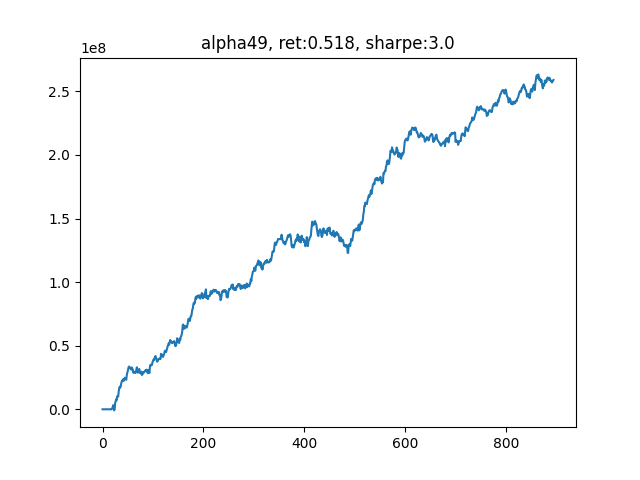

Write the Python code that produced this figure.
'''
v_1.4
alpha101单因子测试
'''

from __future__ import print_function
import logging


import os
import time
import numpy as np
import pandas as pd
import matplotlib.pyplot as plt

import scipy.optimize as sco
from sklearn import preprocessing
from sklearn.linear_model import LinearRegression

import multiprocessing as mp
from concurrent.futures import ProcessPoolExecutor, as_completed



import warnings
warnings.filterwarnings("ignore")



############################ Define our factors ####################################### 
def RSIIndividual(data):
    t = 6                           # 需要6天的历史数据
    close = np.array(data)[:, 5]    # 股票N天的close数据
    delta = np.diff(close)     

    delta = pd.Series(delta)
    up, down = delta.copy(), delta.copy()
    up[up < 0] = 0
    down[down > 0] = 0
    roll_up1 = up.ewm(span=5).mean()                      # 上涨天数的指数移动平均
    roll_down1 = down.abs().ewm(span=5).mean()            # 下跌天数的指数移动平均
    RS1 = roll_up1 / roll_down1
    RSI1 = 100.0 - (100.0 / (1.0 + RS1))

    return -RSI1.iloc[-1]


def SixDayRS(data):
    '''
    六日收益率反转
    '''
    t = 6                           # 需要6天的历史数据
    close = np.array(data)[:, 5]    # 股票N天的close数据    
    return -(close[-1]/close[-t] - 1) 

def MOM(data):
    t = 6                           # 需要6天的历史数据
    close = np.array(data)[:, 5]    # 股票N天的close数据
    delta = np.diff(close)     

    delta = pd.Series(delta)
    up, down = delta.copy(), delta.copy()
    up[up < 0] = 0
    down[down > 0] = 0
    roll_up1 = up.ewm(span=5).mean()                      # 上涨天数的指数移动平均
    roll_down1 = down.abs().ewm(span=5).mean()            # 下跌天数的指数移动平均
    RS1 = roll_up1 / roll_down1
    RSI1 = 100.0 - (100.0 / (1.0 + RS1))

    six_day_rs = -(close[-1]/close[-t] - 1) 

    return (-RSI1.iloc[-1] + six_day_rs)/2

def Size(data):
    '''
    市值（收盘价近似代替）
    '''
    t = 6                                   # 需要6天的历史数据
    close = np.array(data)[:, 5]            # 股票N天的close数据
    size = np.log(close)         # 按行求均值
    size = pd.Series(size)
    size = size.rolling(window=5).mean()

    return -size.iloc[-1]


def VolumePct(data):
    '''
    成交量变化率
    '''
    t = 6                                      # 需要6天的历史数据
    volume = np.array(data)[:, 6]              # 股票N天的volume数据
    
    volume = pd.Series(volume)
    # v_pct = np.abs(volume.pct_change(1))
    v_pct = volume.pct_change(3)
    v_pct = v_pct.rolling(window=5).mean()
    return -v_pct.iloc[-1]

###############################   Alpha 101   ##############################
def Alpha6(data):
    _open = pd.Series(np.array(data)[:, 2])                # 开盘价
    volume = pd.Series(np.array(data)[:, 6])              # 股票N天的volume数据
    alpha6 = _open.rolling(window=10).corr(volume)
    return -1*alpha6.iloc[-1]

def Alpha7(data):
    close = pd.Series(np.array(data)[:, 5])
    amount = pd.Series(np.array(data)[:, 7])              # 股票N天的amount数据
    mean_amount = amount.rolling(window=5).mean().iloc[-1]
    if mean_amount<amount.iloc[-1]:
        delta = close.diff(3).abs().iloc[-10:]
        delta_rank = delta.rank()
        return -1*delta_rank.iloc[-1]*np.sign(delta.iloc[-1])
    else:
        return -1

def Alpha12(data):
    close = pd.Series(np.array(data)[:, 5])
    amount = pd.Series(np.array(data)[:, 7])              # 股票N天的amount数据
    _sign = np.sign(amount.diff(1).iloc[-1])
    delta = close.diff(1)
    return -1*_sign*delta.iloc[-1]

def Alpha23(data):
    high = pd.Series(np.array(data)[:, 3])
    _mean = high.rolling(10).mean()
    _delta = high.diff(2)
    if _mean.iloc[-1]<high.iloc[-1]:
        return -1*_delta.iloc[-1]
    else:
        return 0

def Alpha26(data):
    high = pd.Series(np.array(data)[:, 3])[-10:]
    amount = pd.Series(np.array(data)[:, 7])[-10:]
    high_rank = high.rank()
    amount_rank = amount.rank()
    _corr = amount_rank.rolling(window=5).corr(high_rank)
    res = _corr.rolling(window=3).max()

    return -1*res.iloc[-1]

def Alpha28(data):
    high = pd.Series(np.array(data)[:, 3])
    low = pd.Series(np.array(data)[:, 4])
    close = pd.Series(np.array(data)[:, 5])
    amount = pd.Series(np.array(data)[:, 7])
    adv10 = amount.rolling(window=10).mean().fillna(0)
    _corr = adv10.rolling(window=5).corr(low).fillna(0)
    _scale = _corr+(high+low)/2-close
    _scale /= _scale.abs().sum()
    
    return _scale.iloc[-1]

def Alpha41(data):
    high = np.array(data)[:, 3][-1]
    low = np.array(data)[:, 4][-1]
    volume = np.array(data)[:, 6][-1]
    amount = np.array(data)[:, 7][-1]

    return np.sqrt(high*low) - amount/volume

def Alpha43(data):
    close = pd.Series(np.array(data)[:, 5])
    amount = pd.Series(np.array(data)[:, 7])
    adv10 = amount.rolling(10).mean()
    amount_rank = (amount/adv10).rank()
    delta = (-1*close.diff(4)).iloc[-4:]
    delta_rank = delta.rank()

    return amount_rank.iloc[-1]*delta_rank.iloc[-1]

def Alpha46(data):
    close = np.array(data)[:, 5]
    condition1 = (close[-20]-close[-10])/10 - (close[-10]-close[-1])/10
    if condition1 > 0.25:
        return -1
    elif condition1 < 0:
        return 1
    else:
        return -1*(close[-1]-close[-2])

def Alpha49(data):
    close = np.array(data)[:, 5]
    condition1 = (close[-20]-close[-10])/10 - (close[-10]-close[-1])/10
    if condition1 < -0.1:
        return 1
    else:
        return -1*(close[-1]-close[-2])

###############################   并行计算因子   ##############################
def each_task(_key, _array):
    factors = []
    # factors.append(RSIIndividual(_array))
    # factors.append(SixDayRS(_array))
    # factors.append(Size(_array))
    # factors.append(VolumePct(_array))
    factors.append(Alpha49(_array))
    return (_key, factors)

def mp_task(batch, data):
    res = []
    for _key in batch:
        res.append(each_task(_key, data[_key]))
    return res

def _batch(stock_list):
    num_of_stock = len(stock_list)
    batch_size = num_of_stock // os.cpu_count()
    for i in range(0, num_of_stock, batch_size):
        yield stock_list[i: i+batch_size]

###############################   回归法估计因子权重   ##############################
def factor_regression(factors_record, pct_record, i):
    X = factors_record[-(i+2)]
    X[np.isnan(X)] = 0
    Y = pct_record[-i]
    Y[np.isnan(Y)] = 0
    reg = LinearRegression()
    # print("X", X)
    # print("Y", Y)
    reg.fit(X,Y)   
    factor_weight = list(reg.coef_)
    factor_weight.append(reg.intercept_)
    
    return factor_weight

###############################   有效前沿计算个股权重   ##############################
def portfolio_annualised_performance(weights, mean_returns, cov_matrix):
    returns = np.sum(mean_returns*weights ) *252
    std = np.sqrt(np.dot(weights.T, np.dot(cov_matrix, weights))) * np.sqrt(252)
    return std, returns

def neg_sharpe_ratio(weights, mean_returns, cov_matrix, risk_free_rate):
    p_var, p_ret = portfolio_annualised_performance(weights, mean_returns, cov_matrix)
    return -(p_ret - risk_free_rate) / p_var

def max_sharpe_ratio(mean_returns, cov_matrix, risk_free_rate):
    num_assets = len(mean_returns)
    args = (mean_returns, cov_matrix, risk_free_rate)
    constraints = ({'type': 'eq', 'fun': lambda x: np.sum(x) - 1})
    bound = (0.0,1.0)
    bounds = tuple(bound for asset in range(num_assets))
    result = sco.minimize(neg_sharpe_ratio, num_assets*[1./num_assets,], args=args,
                        method='SLSQP', bounds=bounds, constraints=constraints)
    return result

###############################   计算仓位收益率   ##############################
def calculate_pct(all_data, position, my_sequence):

    # t+2 和 t+1 的价差
    delta = all_data[all_data['Date'] == my_sequence+2]['Close'].values - \
            all_data[all_data['Date'] == my_sequence+1]['Close'].values

    profit = position @ delta
    return profit



# 因子或是回归最多利用过去10天的数据
MAX_NUM_RECORD = 10
num_of_holding = 100
leverage = 1
my_sequence = 0        # 当前日期
cur_capital = 5e8          # 初始资金
fee = 1.5e-4           # 手续费率

data = {}               # 储存一段时间的行情
yesterday_close = []    # 记录昨日收盘价，用于计算当日收益率
pct_record = []         # 记录每日收益率
factors_record = []     # 记录每日因子值
factors_weight = []     # 因子加权权重
capital_record = []     # 记录资金变动

file_name = r"./CONTEST_DATA_TEST_100_1.csv"
all_data = pd.read_csv(file_name, 
                    usecols=[0,1,2,3,4,5,6,7], 
                    names=['Date','Instrument','Open','High','Low','Close','Volume','Amount'])


daily_data = all_data[all_data['Date']==my_sequence].values
num_of_stock = daily_data.shape[0]
stock_list = np.arange(num_of_stock)

print(daily_data.shape)

# 每一支股票单独存在字典里
for i in range(num_of_stock):
    data[i] = []
    data[i].append(daily_data[i])

stock_batch = list(_batch(stock_list))
# print(stock_batch)

total_days = 900
mp.set_start_method('fork')

while(my_sequence<total_days-5):
    my_sequence += 1
    all_factors = [[]] * num_of_stock     # 每个股票的所有因子是一行
    
    start =  time.time()
    capital_record.append(cur_capital-5e8)
    print('current day: {}, current capital: {}......\n'.format(my_sequence, cur_capital))

    daily_data = all_data[all_data['Date']==my_sequence].values
    daily_data = daily_data[:, 0:8]
    today_close = daily_data[:, 5]                    # 当日收盘价
    if len(yesterday_close)>0:                        # 从第二天开始算起
        pct = (today_close - yesterday_close)/yesterday_close
        pct_record.append(pct)

    num_of_stock = daily_data.shape[0]
    stock_list = np.arange(num_of_stock)

    print(daily_data.shape)

    # 每一支股票单独存在字典里
    for i in range(num_of_stock):
        data[i].append(daily_data[i])

    use_time = time.time() - start
    print("Time of 🍦: ", round(use_time,2))

    if len(data[0]) >= 20:

        with ProcessPoolExecutor() as executor:
            futures = [executor.submit(mp_task, batch, data) for batch in stock_batch]
            for future in as_completed(futures):
                factors_batch = future.result()
                for i in range(len(factors_batch)):
                    _key, factors = factors_batch[i]
                    # print(_key, factors)
                    all_factors[_key] = factors

        # print(all_factors)
        print(len(all_factors))                                               # N * K

        use_time = time.time() - start
        print("Time of 🍎: ", round(use_time,2))

        all_factors = np.array(all_factors)
        all_factors[np.isnan(all_factors)] = 0                                # 处理空值
        all_factors[np.isinf(all_factors)] = 0                                # 处理无限值
        all_factors = preprocessing.scale(all_factors)              # 按列z-score标准化
        # all_factors = np.hstack(([[1]]*num_of_stock, all_factors))            # 每一行最左侧插入[1]
        factors_record.append(all_factors)                                    # T * N * (K)，储存一段时间的因子值，用于计算因子收益率
        num_of_factor = all_factors.shape[1]
        
        if len(factors_weight) == 0:
            final_factors = np.array(all_factors).mean(axis=1)
        else:
            final_factors = np.hstack((all_factors, [[1]]*num_of_stock)) @ np.array(factors_weight)
        
        use_time = time.time() - start
        print("Time of 🍌: ", round(use_time,2))

        _rank = np.argsort(np.argsort(final_factors))    # 0-499，多因子等权组合之后的排序值
        _pos = np.array([0]*num_of_stock)
        
        _buy_line = num_of_stock-num_of_holding/2
        _sell_line = num_of_holding/2
        _pos[_rank>=_buy_line] = 1
        _pos[_rank<_sell_line] = -1
        
        position = _pos * cur_capital * leverage / num_of_holding / today_close
        position[np.isnan(position)] = 0
        position = position.astype(int)
        print("len of position: ", len(position))
        # print(position)
        daily_profit = calculate_pct(all_data, position, my_sequence)
        cur_capital += daily_profit
        cur_capital *= (1-fee)          # 扣除手续费

        use_time = time.time() - start
        print("Time of 🍊: ", round(use_time,2))

        if len(factors_record) >= 10:
            # 其实只做了8次回归，取平均值
            factors_weight = []
            
            # with ProcessPoolExecutor() as executor:
            #     futures = [executor.submit(factor_regression, factors_record, pct_record, i+1) for i in range(len(factors_record)-2)]
            #     for future in as_completed(futures):
            #         factors_weight.append(future.result())
            
            # factors_weight = np.array(factors_weight).mean(axis=0)
            # factors_weight /= np.sum(factors_weight)

            # print("factors_weight: ", factors_weight)
            # if len(factors_record) >= 20: factors_record.pop(0)

        use_time = time.time() - start
        print("Time of 🍐: ", round(use_time,2))

        # 删除最老的一天的数据
        if len(data[0]) >= 20:
            for i in range(num_of_stock):
                data[i].pop(0)
        
        use_time = time.time() - start
        print("Time of 🍉: ", round(use_time,2))

    # use_time = time.time() - start
    # print("Time of posting position: %s", use_time)
    # time.sleep(0.1)
    
    yesterday_close = today_close

total_return = round(capital_record[-1]/5e8, 4)
daily_pct = pd.Series(capital_record)+5e8
daily_pct = daily_pct.pct_change()
sharpe = daily_pct.mean() / daily_pct.std() * np.sqrt(252)
sharpe = np.round(sharpe)

_name = 'alpha49'
plt.figure()
plt.plot(capital_record)
_title = "{}, ret:{}, sharpe:{}".format(_name, total_return, sharpe)
plt.title(_title)
plt.savefig('backtest_{}.png'.format(_name))

factors_record = np.array(factors_record)[:,:,0]
pd.DataFrame(factors_record).to_csv('factors_{}.csv'.format(_name))
